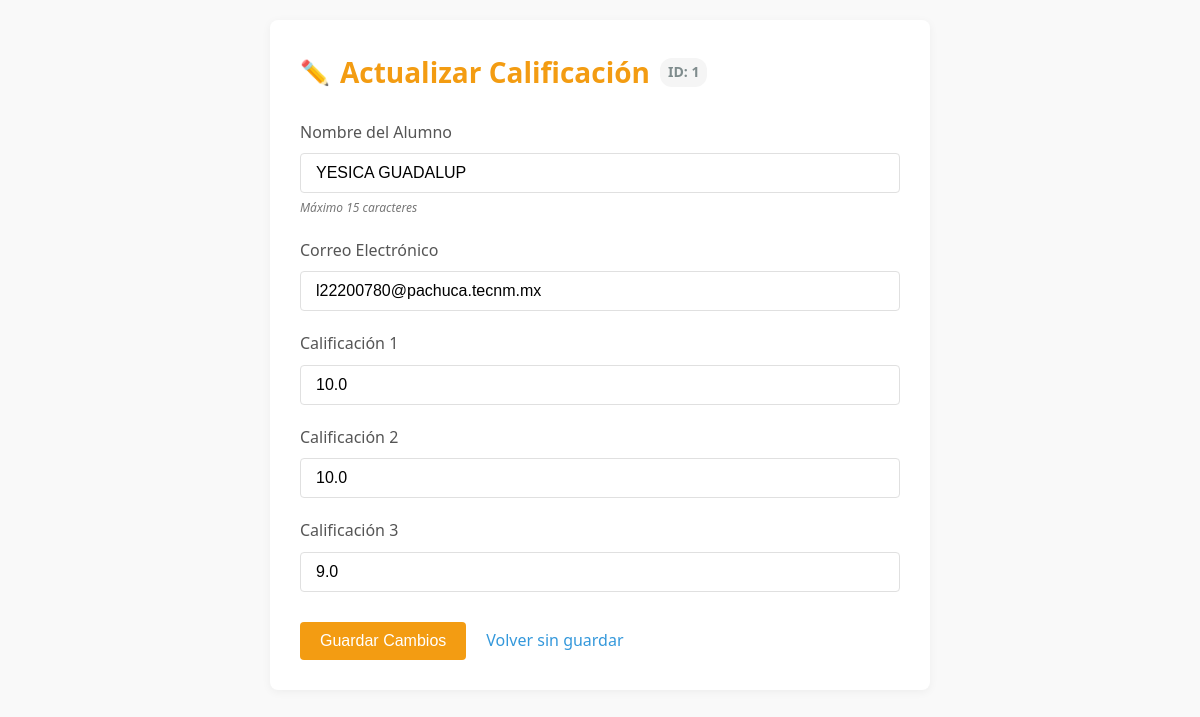
The app's page /actualizar/1 with its own data.
### tables this page shows
CREATE TABLE calificacion (
        id INTEGER PRIMARY KEY AUTOINCREMENT,
        nombre TEXT NOT NULL,
        correo_electronico TEXT NOT NULL,
        calificacion1 REAL NOT NULL,
        calificacion2 REAL NOT NULL,
        calificacion3 REAL NOT NULL,
        promedio REAL NOT NULL
    );

### appa.py (the view, shortened to what this page needs)
@app.route('/actualizar/<int:id>', methods=('GET', 'POST'))
def actualizar(id):
    conn = get_db_connection()
    calificacion = conn.execute('SELECT * FROM calificacion WHERE id = ?', (id,)).fetchone()
    conn.close()
    return render_template('actualizar.html', calificacion=calificacion)

### appa.py (called while the page is built)
def get_db_connection():
    conn = sqlite3.connect('bd-alumno.db')
    conn.row_factory = sqlite3.Row
    return conn

### templates/actualizar.html (shortened to what this page needs)
<!DOCTYPE html>
<html lang="es">
<head>
</head>
<body>
    <div class="container">
        <h1>Actualizar Calificación <span class="id-badge">ID: {{ calificacion.id }}</span></h1>
        <form method="post">
            <div class="form-group">
                <label for="nombre">Nombre del Alumno</label>
                <input type="text" id="nombre" name="nombre" value="{{ calificacion.nombre }}"
                       required placeholder="Nombre completo" maxlength="15">
                <div class="input-hint">Máximo 15 caracteres</div>
            </div>
            <div class="form-group">
                <label for="correo">Correo Electrónico</label>
                <input type="email" id="correo" name="correo" value="{{ calificacion.correo_electronico }}"
                       required placeholder="correo@ejemplo.com">
            </div>
            <div class="form-group">
                <label for="cal1">Calificación 1</label>
                <input type="number" id="cal1" name="cal1" value="{{ calificacion.calificacion1 }}"
                       required placeholder="0.0" min="0" max="10" step="0.1">
            </div>
            <div class="form-group">
                <label for="cal2">Calificación 2</label>
                <input type="number" id="cal2" name="cal2" value="{{ calificacion.calificacion2 }}"
                       required placeholder="0.0" min="0" max="10" step="0.1">
            </div>
            <div class="form-group">
                <label for="cal3">Calificación 3</label>
                <input type="number" id="cal3" name="cal3" value="{{ calificacion.calificacion3 }}"
                       required placeholder="0.0" min="0" max="10" step="0.1">
            </div>
            <div class="actions">
                <input type="submit" value="Guardar Cambios" class="btn">
                <a href="/" class="footer-link">Volver sin guardar</a>
            </div>
        </form>
    </div>
</body>
</html>

### templates/actualizar.html (style rules this page uses)
:root { --primary-color: #3498db; --secondary-color: #2980b9; --text-color: #333; --light-gray: #f5f5f5; --border-color: #e0e0e0; --success-color: #27ae60; --warning-color: #f39c12; --danger-color: #e74c3c; }
body { font-family: 'Segoe UI', Roboto, 'Helvetica Neue', sans-serif; line-height: 1.6; color: var(--text-color); background-color: #f9f9f9; margin: 0; padding: 20px; }
.container { max-width: 600px; margin: 0 auto; background: white; padding: 30px; border-radius: 8px; box-shadow: 0 2px 10px rgba(0, 0, 0, 0.05); }
h1 { color: var(--warning-color); margin-top: 0; margin-bottom: 25px; font-weight: 600; font-size: 28px; display: flex; align-items: center; }
h1:before { content: "✏️"; margin-right: 10px; font-size: 24px; }
.form-group { margin-bottom: 20px; }
label { display: block; margin-bottom: 8px; font-weight: 500; color: #555; }
input[type="text"], input[type="number"], input[type="email"] { width: 100%; padding: 10px 15px; border: 1px solid var(--border-color); border-radius: 4px; font-size: 16px; transition: all 0.3s; box-sizing: border-box; }
.btn { display: inline-block; padding: 10px 20px; background-color: var(--warning-color); color: white; text-decoration: none; border-radius: 4px; font-weight: 500; transition: all 0.3s; border: none; cursor: pointer; font-size: 16px; }
.actions { margin-top: 30px; display: flex; align-items: center; }
.footer-link { margin-left: 20px; color: var(--primary-color); text-decoration: none; transition: all 0.3s; }
.id-badge { display: inline-block; background-color: var(--light-gray); padding: 3px 8px; border-radius: 12px; font-size: 14px; margin-left: 10px; color: #7f8c8d; }
.input-hint { font-size: 12px; color: #777; margin-top: 5px; font-style: italic; }

### records on screen
calificacion: id "1", nombre "YESICA GUADALUP", correo "l22200780@pachuca.tecnm.mx", cal1 "10.0", cal2 "10.0", cal3 "9.0"
